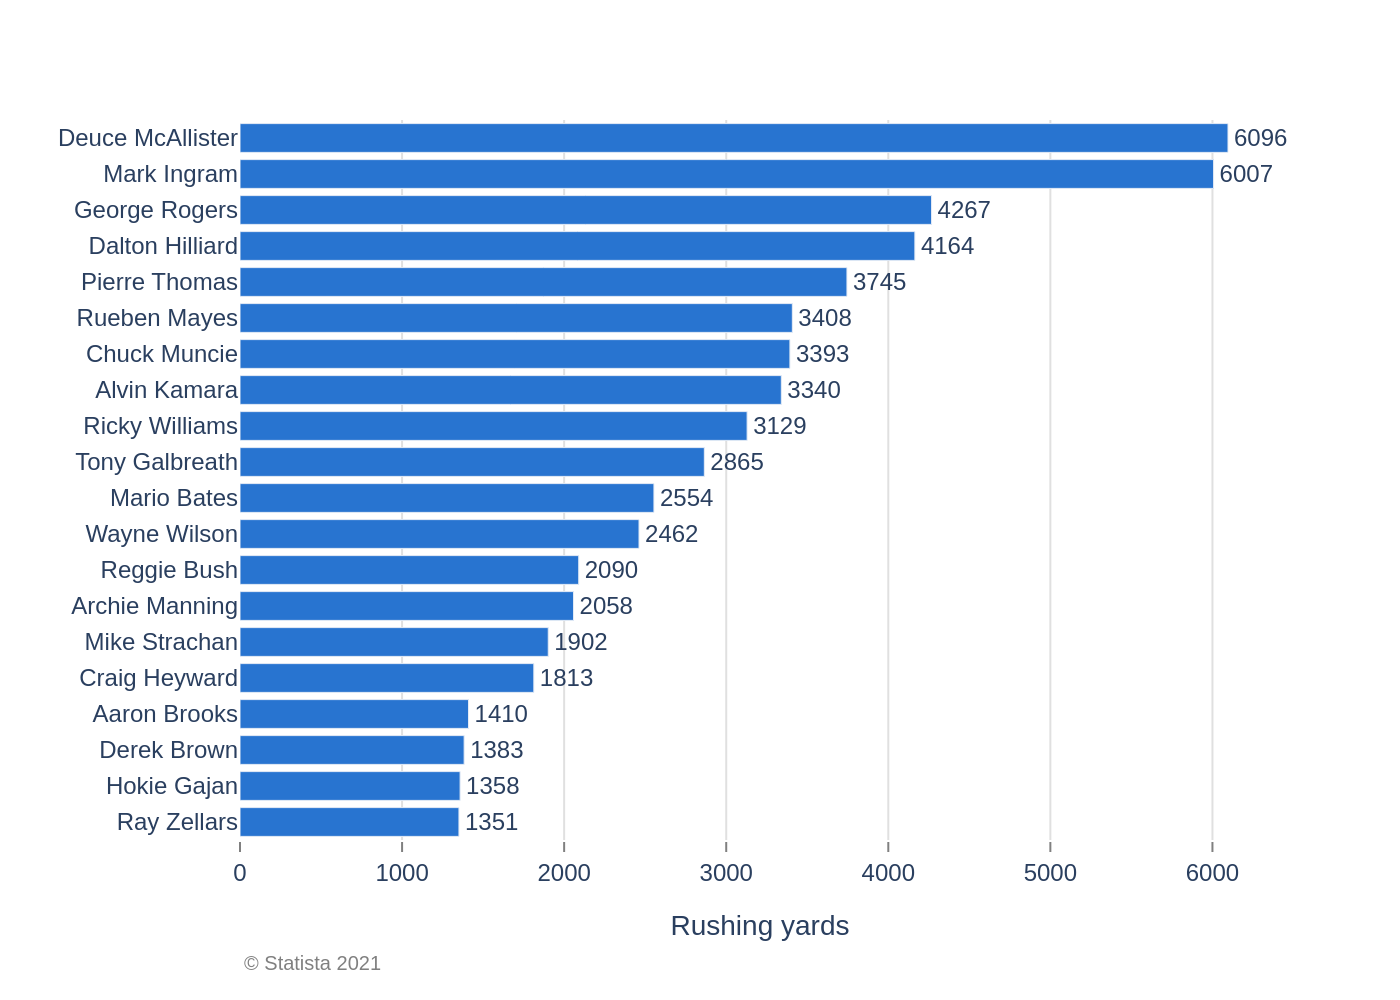

Write Python code to recreate this figure.
import sys
import json
import plotly.graph_objects as go
import os

# Check if the JSON file path is provided as a command-line argument
if len(sys.argv) != 2:
    print("Usage: python generate_chart.py <json_file_path>")
    sys.exit(1)

json_file_path = sys.argv[1]

# Read the JSON file
try:
    with open(json_file_path, 'r', encoding='utf-8') as f:
        chart_config = json.load(f)
except FileNotFoundError:
    print(f"Error: JSON file not found at {json_file_path}")
    sys.exit(1)
except json.JSONDecodeError:
    print(f"Error: Could not decode JSON from {json_file_path}")
    sys.exit(1)

# Extract data, texts, and colors from the JSON
chart_data = chart_config.get('chart_data', [])
texts = chart_config.get('texts', {})
colors = chart_config.get('colors', [])

# Prepare data for Plotly
# The data is ordered from highest to lowest, which means it needs to be reversed
# for Plotly's horizontal bar chart to display correctly (highest at the top).
categories = [item['category'] for item in chart_data]
values = [item['value'] for item in chart_data]

categories.reverse()
values.reverse()

# Create the figure
fig = go.Figure()

# Add the bar trace
fig.add_trace(go.Bar(
    y=categories,
    x=values,
    orientation='h',
    marker=dict(color=colors[0]),
    text=values,
    textposition='outside',
    texttemplate='%{text}',
    cliponaxis=False,
    hoverinfo='y+x'
))

# Combine title and subtitle
title_text = texts.get('title')
subtitle_text = texts.get('subtitle')
full_title = ""
if title_text:
    full_title += title_text
if subtitle_text:
    full_title += f"<br><sub>{subtitle_text}</sub>"

# Combine source and note for annotation
source_text = texts.get('source_text', '')
note_text = texts.get('note_text', '')
source_note_text = ""
if source_text:
    source_note_text += source_text
if note_text:
    source_note_text += f"<br>{note_text}"

# Update layout
fig.update_layout(
    font=dict(family="Arial", size=12),
    plot_bgcolor='white',
    paper_bgcolor='white',
    title=dict(
        text=full_title,
        x=0.05,
        y=0.95,
        xanchor='left',
        yanchor='top'
    ),
    xaxis=dict(
        title=texts.get('x_axis_title'),
        showgrid=True,
        gridcolor='#e0e0e0',
        zeroline=False,
        showline=False,
        ticks='outside',
        tickcolor='grey'
    ),
    yaxis=dict(
        title=texts.get('y_axis_title'),
        showgrid=False,
        zeroline=False,
        showline=False,
        ticks='',
        categoryorder='array', 
        categoryarray=categories
    ),
    margin=dict(l=120, r=60, t=60, b=80),
    showlegend=False,
    annotations=[
        dict(
            showarrow=False,
            text=source_note_text,
            xref="paper",
            yref="paper",
            x=0,
            y=-0.15,
            xanchor="left",
            yanchor="top",
            align="left",
            font=dict(size=10, color="grey")
        )
    ]
)

# Set format for the text on bars
fig.update_traces(textfont_size=12, textangle=0)

# Derive output filename from the input JSON path
base_filename = os.path.splitext(os.path.basename(json_file_path))[0]
output_image_path = f"{base_filename}.png"

# Save the figure as a PNG image
fig.write_image(output_image_path, scale=2)

print(f"Chart saved as {output_image_path}")
